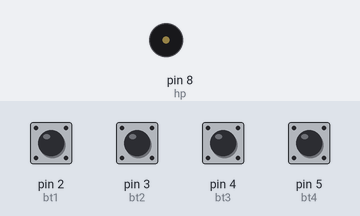
A sketch run on a simulated Arduino Uno, built with avr-gcc and run on an emulated ATmega328P. Parts: buzzer (waves = sounding). The test bench sets the inputs (shaded band); at power-on: pin 2 (bt1), pin 3 (bt2), pin 4 (bt3), pin 5 (bt4) HIGH.

Above: at 1.2 s.
1.3 s: pin 2 (bt1) pulled LOW for 0.15 s
At 1.37 s:
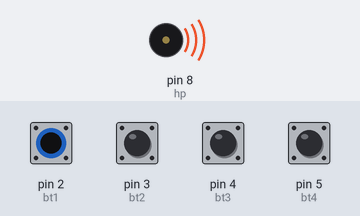
Timing chart, 0 to 4.3 s (numbered marks = the images above; inputs shaded):
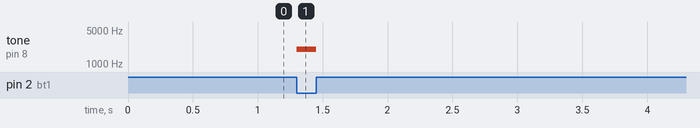

The sketch:

Mon_Premier_Piano.ino
```cpp
int hp = 8;
int bt1 = 2;
int bt2 = 3;
int bt3 = 4;
int bt4 = 5;
int btA1, btA2, btA3, btA4;

void setup() {
  // put your setup code here, to run once:
  pinMode(hp, OUTPUT);
  pinMode(bt1, INPUT);
  pinMode(bt2, INPUT);
  pinMode(bt3, INPUT);
  pinMode(bt4, INPUT);
  digitalWrite(bt1, HIGH);
  digitalWrite(bt2, HIGH);
  digitalWrite(bt3, HIGH);
  digitalWrite(bt4, HIGH);
}

void loop() {
  // put your main code here, to run repeatedly:
  btA1 = digitalRead(bt1);
  btA2 = digitalRead(bt2);
  btA3 = digitalRead(bt3);
  btA4 = digitalRead(bt4);

  if (btA1 == HIGH && btA2 == HIGH && btA3 == HIGH && btA4 == HIGH) {
    noTone(hp);
  } else {

    if (btA1 == LOW) {
      tone(hp, 2000);
    }

    if (btA2 == LOW) {
      tone(hp, 3000);
    }

    if (btA3 == LOW) {
      tone(hp, 4000);
    }

    if (btA4 == LOW) {
      tone(hp, 5000);
    }


  }
}
```

Measured:
- after the input at 1.3 s, tone on pin 8 (hp): silent → 2000 Hz at once, → silent 0.15 s later
